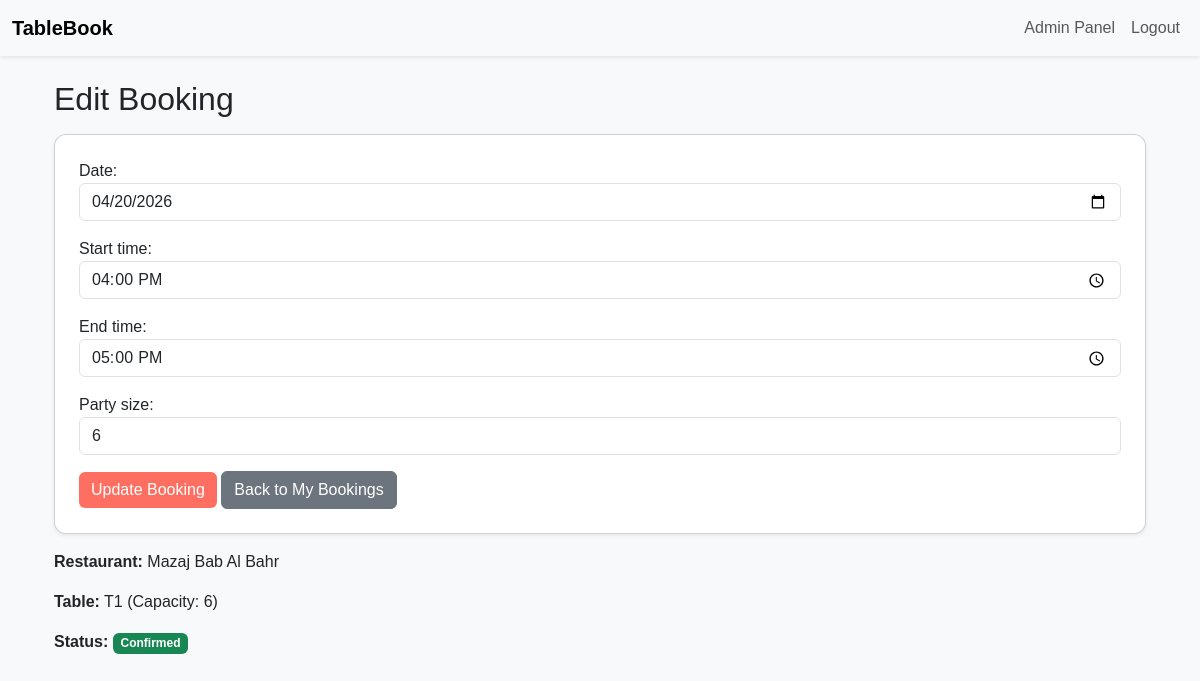
Page /bookings/edit/18/ (signed in) on the committed database.
### bookings/models.py (models this page shows, shortened)
class Booking(models.Model):
    user = models.ForeignKey(settings.AUTH_USER_MODEL, on_delete=models.CASCADE, related_name='bookings')
    restaurant = models.ForeignKey(Restaurant, on_delete=models.CASCADE, related_name='bookings')
    table = models.ForeignKey(Table, on_delete=models.CASCADE, related_name='bookings')
    date = models.DateField()
    start_time = models.TimeField()
    end_time = models.TimeField()
    party_size = models.PositiveIntegerField()
    created_at = models.DateTimeField(auto_now_add=True)
    STATUS_CHOICES = [
        ('confirmed', 'Confirmed'),
        ('cancelled', 'Cancelled'),
    ]
    status = models.CharField(max_length=20, choices=STATUS_CHOICES, default='confirmed')
    class Meta:
        ordering = ['date', 'start_time']
        constraints = [
            models.UniqueConstraint(fields=['table', 'date', 'start_time', 'end_time'], name='unique_booking_slot')
        ]

### restaurants/models.py (models this page shows, shortened)
class Restaurant(models.Model):
    name = models.CharField(max_length=120)
    address = models.CharField(max_length=255)
    city = models.CharField(max_length=80)
    description = models.TextField(blank=True)
    image = models.ImageField(upload_to='restaurants/', blank=True, null=True)
    opening_time = models.TimeField()
    closing_time = models.TimeField()

class Table(models.Model):
    restaurant = models.ForeignKey(Restaurant, on_delete=models.CASCADE, related_name='tables')
    name = models.CharField(max_length=50)  # e.g., T1, Window-2
    capacity = models.PositiveIntegerField()

### bookings/views.py (the view)
# urls.py: path('edit/<int:pk>/', edit_booking, name='edit_booking'),
@login_required
def edit_booking(request, pk):
    booking = get_object_or_404(Booking, pk=pk, user=request.user)
    if request.method == 'POST':
        form = BookingForm(request.POST, instance=booking)
        if form.is_valid():
            try:
                booking = form.save(commit=False)
                booking.full_clean()
                booking.save()
                messages.success(request, "Booking updated successfully.")
                return redirect('bookings_list')
            except ValidationError as e:
                for field, error_list in e.message_dict.items():
                    for error in error_list:
                        form.add_error(field if field in form.fields else None, error)
    else:
        form = BookingForm(instance=booking)
    return render(request, 'bookings/edit_booking.html', {'form': form, 'booking': booking})

### bookings/forms.py
class BookingForm(forms.ModelForm):
    class Meta:
        model = Booking
        fields = ['date', 'start_time', 'end_time', 'party_size']
        widgets = {
            'date': forms.DateInput(
                attrs={
                    'type': 'date',
                    'class': 'form-control',
                    'min': timezone.localdate().isoformat()
                }
            ),
            'start_time': forms.TimeInput(
                attrs={
                    'type': 'time',
                    'class': 'form-control',
                    'min': timezone.localtime().strftime("%H:%M")
                }
            ),
            'end_time': forms.TimeInput(
                attrs={'type': 'time', 'class': 'form-control'}
            ),
            'party_size': forms.NumberInput(
                attrs={'class': 'form-control', 'min': 1}
            ),
        }

### bookings/templates/bookings/edit_booking.html (shortened to what this page needs)
{% extends "base.html" %}
{% load static %}
{% block content %}
<div class="container mt-4">
  <h2 class="mb-3">Edit Booking</h2>
  <div class="card shadow-sm p-4">
    <form method="post">
      <div class="mb-3">
        {{ form.date.label_tag }}
        {{ form.date }}
      </div>
      <div class="mb-3">
        {{ form.start_time.label_tag }}
        {{ form.start_time }}
      </div>
      <div class="mb-3">
        {{ form.end_time.label_tag }}
        {{ form.end_time }}
      </div>
      <div class="mb-3">
        {{ form.party_size.label_tag }}
        {{ form.party_size }}
      </div>
      <button type="submit" class="btn btn-primary">Update Booking</button>
      <a href="{% url 'bookings_list' %}" class="btn btn-secondary">Back to My Bookings</a>
    </form>
  </div>
  <div class="mt-3">
    <p><strong>Restaurant:</strong> {{ booking.restaurant.name }}</p>
    <p><strong>Table:</strong> {{ booking.table.name }} (Capacity: {{ booking.table.capacity }})</p>
    <p><strong>Status:</strong>
      {% if booking.status == 'confirmed' %}
        <span class="badge bg-success">Confirmed</span>
      {% else %}
        <span class="badge bg-danger">Cancelled</span>
      {% endif %}
    </p>
  </div>
</div>
{% endblock %}

### static/css/style.css (style rules this page uses)
body { font-family: 'Poppins', sans-serif; background-color: #f8f9fa; }
.card { border-radius: 12px; }
.btn-primary { background-color: #FF6F61; border: none; }

### rows in the picture
Booking: date "04/20/2026", start_time "16:00:00", end_time "17:00:00", party_size "6", restaurant.name "Mazaj Bab Al Bahr", table.name "T1", table.capacity "6"
